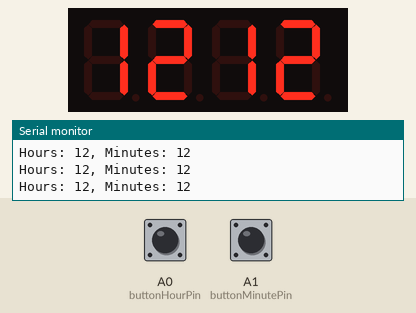
This sketch was run on a simulated Arduino Uno, built with avr-gcc and run on an emulated ATmega328P. Parts: 4-digit seven-segment display, the last lines printed to the serial monitor. Wiring (inferred from the names in the program): 4-digit 7-segment display, segments lit when HIGH: segments pin 6, pin 7, pin 8, pin 13, pin 10, pin 11, pin 12; digit selects pin 5, pin 4, pin 3, pin 2. Inputs (shaded band) come from the test bench; at power-on: A0 (buttonHourPin) HIGH, A1 (buttonMinutePin) HIGH. The segment pins are drawn as the display they are named for.

Above: at 1.2 s.
1.3 s: A0 (buttonHourPin) pulled LOW for 0.15 s
At 2.3 s:
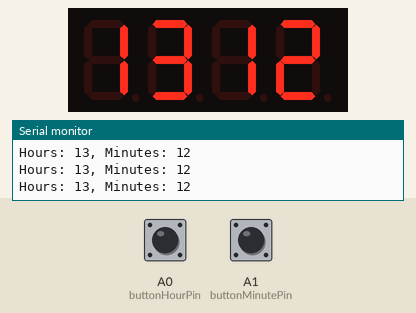
3.1 s: A1 (buttonMinutePin) pulled LOW for 0.15 s
At 4.6 s:
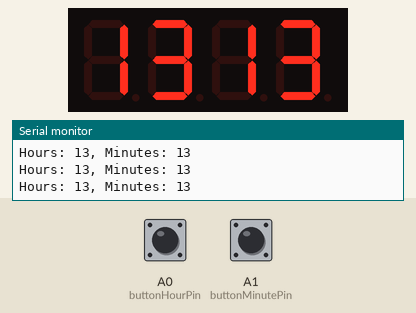
4.9 s: A0 (buttonHourPin) pulled LOW for 1 s
At 6.6 s:
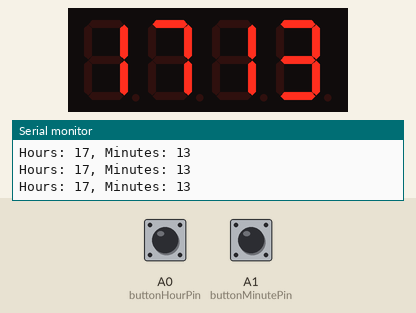
7.5 s: A1 (buttonMinutePin) pulled LOW for 1 s
At 9.8 s:
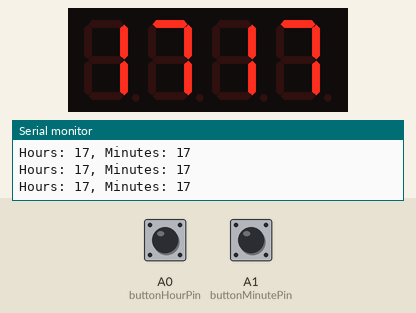
10.1 s: A0 (buttonHourPin) pulled LOW for 0.15 s
At 10.9 s:
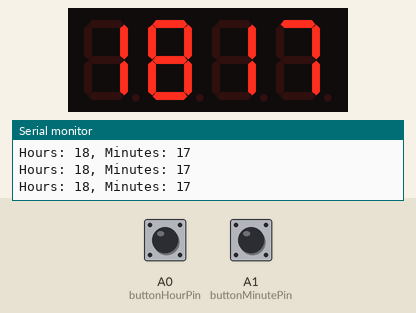
11.9 s: A1 (buttonMinutePin) pulled LOW for 0.15 s
At 13.5 s:
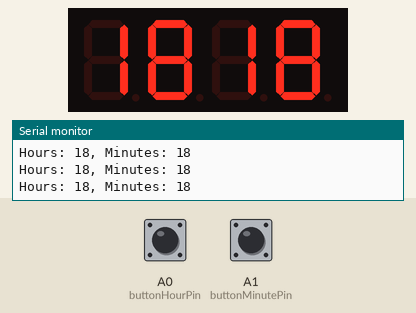
Timing chart, 0 to 14.7 s (numbered marks = the images above; inputs shaded):
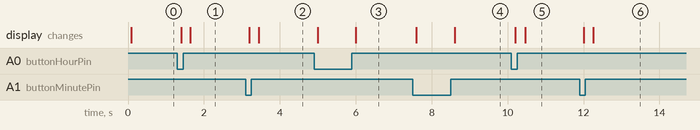

Measured:
- after the input at 1.3 s, the display: first changes after 0.10 s (image 1 shows a later state)
- after the input at 3.1 s, the display: first changes after 0.10 s (image 2 shows a later state)
- after the input at 4.9 s, the display: first changes after 0.10 s (image 3 shows a later state)
- after the input at 7.5 s, the display: first changes after 0.10 s (image 4 shows a later state)
- after the input at 10.1 s, the display: first changes after 0.10 s (image 5 shows a later state)
- after the input at 11.9 s, the display: first changes after 0.10 s (image 6 shows a later state)

The sketch:

digital_clock.ino
```cpp
// Define pin numbers
int pinA = 6;
int pinB = 7;
int pinC = 8;
int pinD = 13;
int pinE = 10;
int pinF = 11;
int pinG = 12;
int D1 = 5;
int D2 = 4;
int D3 = 3;
int D4 = 2;

// Variables for time
int hours = 12;  // Initial hours
int minutes = 12;// Initial minutes
int seconds = 0;

// Buttons
int buttonHourPin = A0;    // Connect one button for hours adjustment
int buttonMinutePin = A1;  // Connect another button for minutes adjustment


void displayDigit(int a, int b, int c, int d, int e, int f, int g, int digitPin) {
  digitalWrite(pinA, a);
  digitalWrite(pinB, b);
  digitalWrite(pinC, c);
  digitalWrite(pinD, d);
  digitalWrite(pinE, e);
  digitalWrite(pinF, f);
  digitalWrite(pinG, g);
  digitalWrite(digitPin, LOW);
  delay(5); // Adjust delay as needed
  digitalWrite(digitPin, HIGH);
}

void checkButtons() {
  // Check the button for hours adjustment
  if (digitalRead(buttonHourPin) == LOW) {
    delay(50);  // debounce delay
    while (digitalRead(buttonHourPin) == LOW) {
      // Button is held down, increase hours
      hours = (hours + 1) % 24;
      delay(250);  // delay to prevent rapid increase
    }
  }

  // Check the button for minutes adjustment
  if (digitalRead(buttonMinutePin) == LOW) {
    delay(50);  // debounce delay
    while (digitalRead(buttonMinutePin) == LOW) {
      // Button is held down, increase minutes
      minutes = (minutes + 1) % 60;
      delay(250);  // delay to prevent rapid increase
    }
  }
}


void showTime() {
  // Display tens of hours
  int tensHour = hours / 10;
  int unitsHour = hours % 10;

  // Define segments for the tens of hours
  switch (tensHour) {
    case 0:
      displayDigit(1, 1, 1, 1, 1, 1, 0, D1);
      break;
    case 1:
      displayDigit(0, 1, 1, 0, 0, 0, 0, D1);
      break;
    case 2:
      displayDigit(1, 1, 0, 1, 1, 0, 1, D1);
      break;
    case 3:
      displayDigit(1, 1, 1, 1, 0, 0, 1, D1);
      break;
    case 4:
      displayDigit(0, 1, 1, 0, 0, 1, 1, D1);
      break;
    case 5:
      displayDigit(1, 0, 1, 1, 0, 1, 1, D1);
      break;
    case 6:
      displayDigit(1, 0, 1, 1, 1, 1, 1, D1);
      break;
    case 7:
      displayDigit(1, 1, 1, 0, 0, 0, 0, D1);
      break;
    case 8:
      displayDigit(1, 1, 1, 1, 1, 1, 1, D1);
      break;
    case 9:
      displayDigit(1, 1, 1, 1, 0, 1, 1, D1);
      break;
  }

  // Define segments for the units of hours
  switch (unitsHour) {
    case 0:
      displayDigit(1, 1, 1, 1, 1, 1, 0, D2);
      break;
    case 1:
      displayDigit(0, 1, 1, 0, 0, 0, 0, D2);
      break;
    case 2:
      displayDigit(1, 1, 0, 1, 1, 0, 1, D2);
      break;
    case 3:
      displayDigit(1, 1, 1, 1, 0, 0, 1, D2);
      break;
    case 4:
      displayDigit(0, 1, 1, 0, 0, 1, 1, D2);
      break;
    case 5:
      displayDigit(1, 0, 1, 1, 0, 1, 1, D2);
      break;
    case 6:
      displayDigit(1, 0, 1, 1, 1, 1, 1, D2);
      break;
    case 7:
      displayDigit(1, 1, 1, 0, 0, 0, 0, D2);
      break;
    case 8:
      displayDigit(1, 1, 1, 1, 1, 1, 1, D2);
      break;
    case 9:
      displayDigit(1, 1, 1, 1, 0, 1, 1, D2);
      break;
  }

  // Display tens of minutes
  int tensMinute = minutes / 10;
  int unitsMinute = minutes % 10;

  // Define segments for the tens of minutes
  switch (tensMinute) {
    case 0:
      displayDigit(1, 1, 1, 1, 1, 1, 0, D3);
      break;
    case 1:
      displayDigit(0, 1, 1, 0, 0, 0, 0, D3);
      break;
    case 2:
      displayDigit(1, 1, 0, 1, 1, 0, 1, D3);
      break;
    case 3:
      displayDigit(1, 1, 1, 1, 0, 0, 1, D3);
      break;
    case 4:
      displayDigit(0, 1, 1, 0, 0, 1, 1, D3);
      break;
    case 5:
      displayDigit(1, 0, 1, 1, 0, 1, 1, D3);
      break;
    case 6:
      displayDigit(1, 0, 1, 1, 1, 1, 1, D3);
      break;
    case 7:
      displayDigit(1, 1, 1, 0, 0, 0, 0, D3);
      break;
    case 8:
      displayDigit(1, 1, 1, 1, 1, 1, 1, D3);
      break;
    case 9:
      displayDigit(1, 1, 1, 1, 0, 1, 1, D3);
      break;
  }

  // Define segments for the units of minutes
  switch (unitsMinute) {
    case 0:
      displayDigit(1, 1, 1, 1, 1, 1, 0, D4);
      break;
    case 1:
      displayDigit(0, 1, 1, 0, 0, 0, 0, D4);
      break;
    case 2:
      displayDigit(1, 1, 0, 1, 1, 0, 1, D4);
      break;
    case 3:
      displayDigit(1, 1, 1, 1, 0, 0, 1, D4);
      break;
    case 4:
      displayDigit(0, 1, 1, 0, 0, 1, 1, D4);
      break;
    case 5:
      displayDigit(1, 0, 1, 1, 0, 1, 1, D4);
      break;
    case 6:
      displayDigit(1, 0, 1, 1, 1, 1, 1, D4);
      break;
    case 7:
      displayDigit(1, 1, 1, 0, 0, 0, 0, D4);
      break;
    case 8:
      displayDigit(1, 1, 1, 1, 1, 1, 1, D4);
      break;
    case 9:
      displayDigit(1, 1, 1, 1, 0, 1, 1, D4);
      break;
  }
}

void setup() {
  // Set pin modes
  pinMode(pinA, OUTPUT);
  pinMode(pinB, OUTPUT);
  pinMode(pinC, OUTPUT);
  pinMode(pinD, OUTPUT);
  pinMode(pinE, OUTPUT);
  pinMode(pinF, OUTPUT);
  pinMode(pinG, OUTPUT);
  pinMode(D1, OUTPUT);
  pinMode(D2, OUTPUT);
  pinMode(D3, OUTPUT);
  pinMode(D4, OUTPUT);
  // Set button pins as INPUT
  pinMode(buttonHourPin, INPUT_PULLUP);
  pinMode(buttonMinutePin, INPUT_PULLUP);
  Serial.begin(9600);
}
void updateInternalTime() {
  static unsigned long previousMillis = 0;
  unsigned long currentMillis = millis();

  // Check if 1 second has passed
  if (currentMillis - previousMillis >= 1000) {
    previousMillis = currentMillis;

    // Increment seconds every second
    seconds++;

    // Check if a minute has passed
    if (seconds == 60) {
      seconds = 0;

      // Increment minutes when seconds reach 60
      minutes++;

      // Check if minutes reached 60 and reset to 0
      if (minutes == 60) {
        minutes = 0;

        // Increment hours when minutes reach 60
        hours++;

        // Check if hours reached 24 and reset to 0
        if (hours == 24) {
          hours = 0;
        }
      }
    }
  }
}

void loop() {
  updateInternalTime();
  checkButtons();  // Call the function to check buttons for adjustments
  Serial.print("Hours: ");
  Serial.print(hours);
  Serial.print(", Minutes: ");
  Serial.println(minutes);
  // Update time and display every millisecond
  showTime();
  delay(1);  // Adjust delay as needed
}
```
